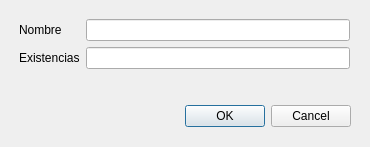
<?xml version="1.0" encoding="UTF-8"?>
<ui version="4.0">
 <class>formEditarProducto</class>
 <widget class="QDialog" name="formEditarProducto">
  <property name="geometry">
   <rect>
    <x>0</x>
    <y>0</y>
    <width>370</width>
    <height>147</height>
   </rect>
  </property>
  <property name="windowTitle">
   <string>Dialog</string>
  </property>
  <widget class="QDialogButtonBox" name="buttonBox">
   <property name="geometry">
    <rect>
     <x>10</x>
     <y>100</y>
     <width>341</width>
     <height>32</height>
    </rect>
   </property>
   <property name="orientation">
    <enum>Qt::Horizontal</enum>
   </property>
   <property name="standardButtons">
    <set>QDialogButtonBox::Cancel|QDialogButtonBox::Ok</set>
   </property>
  </widget>
  <widget class="QWidget" name="formLayoutWidget">
   <property name="geometry">
    <rect>
     <x>19</x>
     <y>19</y>
     <width>331</width>
     <height>71</height>
    </rect>
   </property>
   <layout class="QFormLayout" name="formLayout">
    <item row="0" column="0">
     <widget class="QLabel" name="label">
      <property name="text">
       <string>Nombre</string>
      </property>
     </widget>
    </item>
    <item row="1" column="0">
     <widget class="QLabel" name="label_2">
      <property name="text">
       <string>Existencias</string>
      </property>
     </widget>
    </item>
    <item row="0" column="1">
     <widget class="QLineEdit" name="txtNombreProducto"/>
    </item>
    <item row="1" column="1">
     <widget class="QLineEdit" name="txtExistencias"/>
    </item>
   </layout>
  </widget>
 </widget>
 <resources/>
 <connections>
  <connection>
   <sender>buttonBox</sender>
   <signal>accepted()</signal>
   <receiver>formEditarProducto</receiver>
   <slot>accept()</slot>
   <hints>
    <hint type="sourcelabel">
     <x>248</x>
     <y>254</y>
    </hint>
    <hint type="destinationlabel">
     <x>157</x>
     <y>274</y>
    </hint>
   </hints>
  </connection>
  <connection>
   <sender>buttonBox</sender>
   <signal>rejected()</signal>
   <receiver>formEditarProducto</receiver>
   <slot>reject()</slot>
   <hints>
    <hint type="sourcelabel">
     <x>316</x>
     <y>260</y>
    </hint>
    <hint type="destinationlabel">
     <x>286</x>
     <y>274</y>
    </hint>
   </hints>
  </connection>
 </connections>
</ui>
